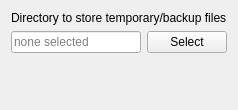
<?xml version="1.0" encoding="UTF-8"?>
<ui version="4.0">
 <class>QtGui::EditorTempOptionPage</class>
 <widget class="QWidget" name="QtGui::EditorTempOptionPage">
  <property name="geometry">
   <rect>
    <x>0</x>
    <y>0</y>
    <width>206</width>
    <height>110</height>
   </rect>
  </property>
  <property name="windowTitle">
   <string>Temp files</string>
  </property>
  <layout class="QVBoxLayout" name="verticalLayout">
   <item>
    <widget class="QLabel" name="instructionLabel">
     <property name="text">
      <string>Directory to store temporary/backup files</string>
     </property>
    </widget>
   </item>
   <item>
    <layout class="QHBoxLayout" name="horizontalLayout">
     <item>
      <widget class="PathLineEdit" name="pathLineEdit">
       <property name="placeholderText">
        <string>none selected</string>
       </property>
      </widget>
     </item>
     <item>
      <widget class="QPushButton" name="selectPushButton">
       <property name="text">
        <string>Select</string>
       </property>
      </widget>
     </item>
    </layout>
   </item>
   <item>
    <widget class="NotificationLabel" name="notificationLabel" native="true"/>
   </item>
   <item>
    <spacer name="verticalSpacer">
     <property name="orientation">
      <enum>Qt::Vertical</enum>
     </property>
     <property name="sizeHint" stdset="0">
      <size>
       <width>20</width>
       <height>40</height>
      </size>
     </property>
    </spacer>
   </item>
  </layout>
 </widget>
 <customwidgets>
  <customwidget>
   <class>PathLineEdit</class>
   <extends>QLineEdit</extends>
   <header>gui/pathlineedit.h</header>
  </customwidget>
  <customwidget>
   <class>NotificationLabel</class>
   <extends>QWidget</extends>
   <header>gui/notificationlabel.h</header>
   <container>1</container>
  </customwidget>
 </customwidgets>
 <resources/>
 <connections/>
</ui>
